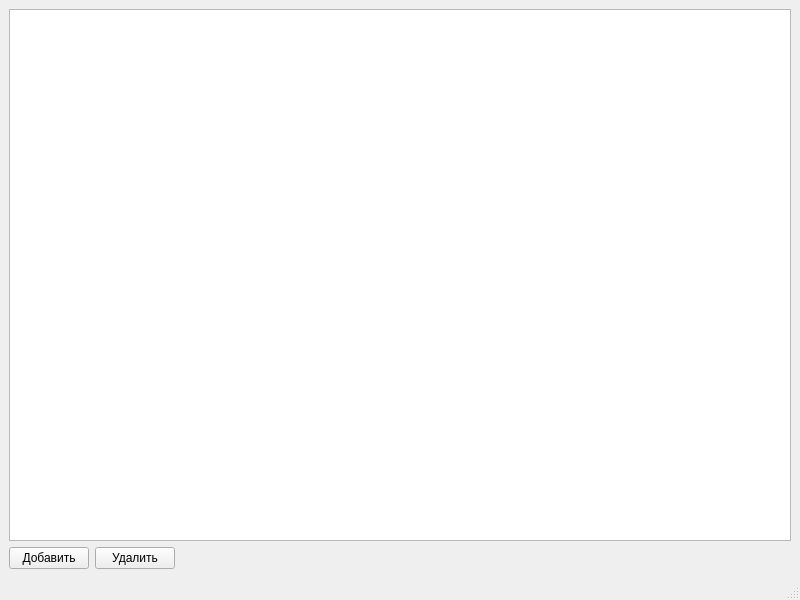
<?xml version="1.0" encoding="UTF-8"?>
<ui version="4.0">
 <class>MainWindow</class>
 <widget class="QMainWindow" name="MainWindow">
  <property name="geometry">
   <rect>
    <x>0</x>
    <y>0</y>
    <width>800</width>
    <height>600</height>
   </rect>
  </property>
  <property name="windowTitle">
   <string>MainWindow</string>
  </property>
  <widget class="QWidget" name="centralwidget">
   <layout class="QGridLayout" name="gridLayout">
    <item row="0" column="0" colspan="3">
     <widget class="QTableView" name="tableView"/>
    </item>
    <item row="1" column="0">
     <widget class="QPushButton" name="btnAdd">
      <property name="text">
       <string>Добавить</string>
      </property>
     </widget>
    </item>
    <item row="1" column="1">
     <widget class="QPushButton" name="btnRemove">
      <property name="text">
       <string>Удалить</string>
      </property>
     </widget>
    </item>
    <item row="1" column="2">
     <spacer name="horizontalSpacer">
      <property name="orientation">
       <enum>Qt::Horizontal</enum>
      </property>
      <property name="sizeHint" stdset="0">
       <size>
        <width>607</width>
        <height>20</height>
       </size>
      </property>
     </spacer>
    </item>
   </layout>
  </widget>
  <widget class="QMenuBar" name="menubar">
   <property name="geometry">
    <rect>
     <x>0</x>
     <y>0</y>
     <width>800</width>
     <height>21</height>
    </rect>
   </property>
  </widget>
  <widget class="QStatusBar" name="statusbar"/>
 </widget>
 <resources/>
 <connections/>
</ui>
